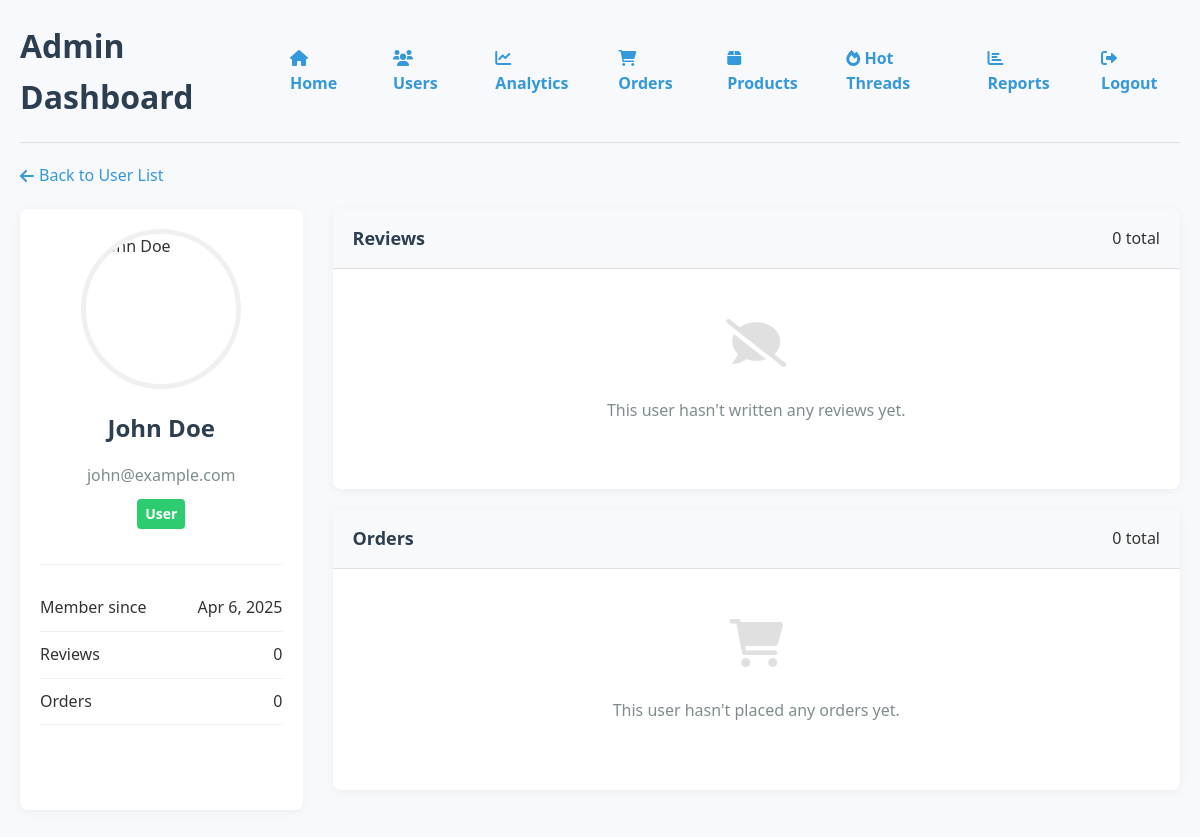
The page /admin_user_view.php?id=2 (signed in) on the database its author committed.
### tables this page shows
CREATE TABLE IF NOT EXISTS users (
    id INT AUTO_INCREMENT PRIMARY KEY,
    name VARCHAR(100) NOT NULL,
    email VARCHAR(100) NOT NULL UNIQUE,
    password VARCHAR(255) NOT NULL,
    role ENUM('user', 'admin') DEFAULT 'user',
    profile_image VARCHAR(255) DEFAULT 'default.png',
    created_at TIMESTAMP DEFAULT CURRENT_TIMESTAMP
);

### public/admin_user_view.php (the view, shortened to what this page needs)
<?php
require_once '../config/db.php';
$user_id = intval($_GET['id']);
$stmt = $conn->prepare("SELECT * FROM users WHERE id = ?");
$stmt->bind_param("i", $user_id);
$stmt->execute();
$result = $stmt->get_result();
$user = $result->fetch_assoc();
$stmt = $conn->prepare("SELECT r.*, p.name as product_name, p.image as product_image
                        FROM reviews r
                        JOIN products p ON r.product_id = p.id
                        WHERE r.user_id = ?
                        ORDER BY r.created_at DESC");
$stmt->bind_param("i", $user_id);
$stmt->execute();
$reviews_result = $stmt->get_result();
$stmt = $conn->prepare("SELECT o.*, COUNT(oi.id) as items_count, SUM(oi.price * oi.quantity) as total_value
                       FROM orders o
                       LEFT JOIN order_items oi ON o.id = oi.order_id
                       WHERE o.user_id = ?
                       GROUP BY o.id
                       ORDER BY o.created_at DESC");
$stmt->bind_param("i", $user_id);
$stmt->execute();
$orders_result = $stmt->get_result();
?>
<!DOCTYPE html>
<html>
<head>
    <link rel="stylesheet" href="/src/main.css">
    <link rel="stylesheet" href="https://cdnjs.cloudflare.com/ajax/libs/font-awesome/6.0.0/css/all.min.css">
</head>
<body>
    <div class="admin-header">
        <h1>Admin Dashboard</h1>
        <nav class="admin-nav">
            <a href="index.php"><i class="fas fa-home"></i> Home</a>
            <a href="admin_dashboard.php"><i class="fas fa-users"></i> Users</a>
            <a href="admin_analytics.php"><i class="fas fa-chart-line"></i> Analytics</a>
            <a href="admin_orders.php"><i class="fas fa-shopping-cart"></i> Orders</a>
            <a href="admin_products.php"><i class="fas fa-box"></i> Products</a>
            <a href="admin_hot_threads.php"><i class="fas fa-fire"></i> Hot Threads</a>
            <a href="admin_reports.php"><i class="fas fa-chart-bar"></i> Reports</a>
            <a href="logout.php"><i class="fas fa-sign-out-alt"></i> Logout</a>
        </nav>
    </div>
    <a href="admin_dashboard.php" class="back-link">
        <i class="fas fa-arrow-left"></i> Back to User List
    </a>
    <div class="user-profile">
        <div class="user-sidebar">
            <img src="<?php echo $user['profile_image'] ? '../uploads/' . htmlspecialchars($user['profile_image']) : '../assets/images/default-avatar.png'; ?>"
                 alt="<?php echo htmlspecialchars($user['name']); ?>"
                 class="user-avatar"
                 onerror="this.src='../assets/images/default-avatar.png'">
            <div class="user-info">
                <h1 class="user-name"><?php echo htmlspecialchars($user['name']); ?></h1>
                <p class="user-email"><?php echo htmlspecialchars($user['email']); ?></p>
                <span class="badge badge-<?php echo $user['role']; ?>">
                    <?php echo htmlspecialchars(ucfirst($user['role'])); ?>
                </span>
            </div>
            <ul class="user-stats">
                <li>
                    <span>Member since</span>
                    <span><?php echo date('M j, Y', strtotime($user['created_at'])); ?></span>
                </li>
                <li>
                    <span>Reviews</span>
                    <span><?php echo $reviews_result->num_rows; ?></span>
                </li>
                <li>
                    <span>Orders</span>
                    <span><?php echo $orders_result->num_rows; ?></span>
                </li>
            </ul>
        </div>
        <div class="user-content">
            <div class="content-section">
                <div class="section-header">
                    <h2 class="section-title">Reviews</h2>
                    <span><?php echo $reviews_result->num_rows; ?> total</span>
                </div>
                <div class="section-body">
                    <?php if ($reviews_result->num_rows > 0): ?>
                        <?php while ($review = $reviews_result->fetch_assoc()): ?>
                            <div class="review-card">
                                <div class="review-header">
                                    <div class="review-product">
                                        <img src="../assets/images/<?php echo htmlspecialchars($review['product_image']); ?>"
                                             alt="<?php echo htmlspecialchars($review['product_name']); ?>"
                                             class="product-image"
                                             onerror="this.src='../assets/images/placeholder.jpg'">
                                        <span class="product-name"><?php echo htmlspecialchars($review['product_name']); ?></span>
                                    </div>
                                    <div class="review-rating">
                                        <?php for ($i = 1; $i <= 5; $i++): ?>
                                            <i class="fas fa-star <?php echo ($i <= $review['rating']) ? 'filled' : 'empty'; ?>"></i>
                                        <?php endfor; ?>
                                    </div>
                                </div>
                                <div class="review-body">
                                    <p class="review-text"><?php echo htmlspecialchars($review['comment']); ?></p>
                                    <p class="review-date"><?php echo date('F j, Y, g:i a', strtotime($review['created_at'])); ?></p>
                                </div>
                            </div>
                        <?php endwhile; ?>
                    <?php else: ?>
                        <div class="empty-state">
                            <i class="fas fa-comment-slash"></i>
                            <p>This user hasn't written any reviews yet.</p>
                        </div>
                    <?php endif; ?>
                </div>
            </div>
            <div class="content-section">
                <div class="section-header">
                    <h2 class="section-title">Orders</h2>
                    <span><?php echo $orders_result->num_rows; ?> total</span>
                </div>
                <div class="section-body">
                    <?php if ($orders_result->num_rows > 0): ?>
                        <table class="data-table">
                            <thead>
                                <tr>
                                    <th>Order ID</th>
                                    <th>Date</th>
                                    <th>Items</th>
                                    <th>Total</th>
                                    <th>Status</th>
                                </tr>
                            </thead>
                            <tbody>
                                <?php while ($order = $orders_result->fetch_assoc()): ?>
                                    <tr>
                                        <td>#<?php echo $order['id']; ?></td>
                                        <td><?php echo date('M j, Y', strtotime($order['created_at'])); ?></td>
                                        <td><?php echo $order['items_count']; ?></td>
                                        <td>$<?php echo number_format($order['total_value'], 2); ?></td>
                                        <td>
                                            <span class="badge badge-<?php echo strtolower($order['status']); ?>">
                                                <?php echo ucfirst($order['status']); ?>
                                            </span>
                                        </td>
                                    </tr>
                                <?php endwhile; ?>
                            </tbody>
                        </table>
                    <?php else: ?>
                        <div class="empty-state">
                            <i class="fas fa-shopping-cart"></i>
                            <p>This user hasn't placed any orders yet.</p>
                        </div>
                    <?php endif; ?>
                </div>
            </div>
        </div>
    </div>
</body>
</html>

### src/main.css (style rules this page uses)
:root { --primary-color: #2c3e50; --secondary-color: #e67e22; --accent-color: #3498db; --text-color: #333; --light-gray: #f5f6fa; --white: #ffffff; }
body { font-family: 'Inter', -apple-system, BlinkMacSystemFont, sans-serif; margin: 0; padding: 0; color: var(--text-color); line-height: 1.6; }
.section-title { text-align: center; margin-bottom: 50px; }

### public/admin_user_view.php (style rules this page uses)
body { font-family: 'Segoe UI', Tahoma, Geneva, Verdana, sans-serif; line-height: 1.6; color: #333; margin: 0; padding: 20px; background-color: #f7f9fc; }
.admin-header { display: flex; justify-content: space-between; align-items: center; margin-bottom: 20px; padding-bottom: 20px; border-bottom: 1px solid #e0e0e0; }
.admin-header h1 { margin: 0; color: #2c3e50; }
.admin-nav { display: flex; gap: 15px; }
.admin-nav a { text-decoration: none; color: #3498db; font-weight: 600; padding: 8px 15px; border-radius: 5px; transition: all 0.3s ease; }
.back-link { display: inline-flex; align-items: center; gap: 5px; color: #3498db; text-decoration: none; margin-bottom: 20px; font-weight: 500; }
.user-profile { display: grid; grid-template-columns: 1fr 3fr; gap: 30px; margin-bottom: 30px; }
.user-sidebar { background-color: white; border-radius: 8px; overflow: hidden; box-shadow: 0 2px 10px rgba(0, 0, 0, 0.05); padding: 20px; }
.user-avatar { width: 150px; height: 150px; border-radius: 50%; object-fit: cover; margin: 0 auto 20px; display: block; border: 5px solid #f0f0f0; }
.user-info { text-align: center; margin-bottom: 20px; }
.user-name { font-size: 1.5rem; font-weight: 600; margin-bottom: 5px; color: #2c3e50; }
.user-email { color: #7f8c8d; margin-bottom: 10px; }
.badge { display: inline-block; padding: 4px 8px; border-radius: 4px; font-size: 14px; font-weight: 600; margin-bottom: 15px; }
.badge-user { background-color: #2ecc71; color: white; }
.user-stats { list-style: none; padding: 0; margin: 0; border-top: 1px solid #f0f0f0; padding-top: 20px; }
.user-stats li { display: flex; justify-content: space-between; padding: 10px 0; border-bottom: 1px solid #f0f0f0; }
.content-section { background-color: white; border-radius: 8px; overflow: hidden; box-shadow: 0 2px 10px rgba(0, 0, 0, 0.05); margin-bottom: 20px; }
.section-header { padding: 15px 20px; background-color: #f8f9fa; border-bottom: 1px solid #e0e0e0; display: flex; justify-content: space-between; align-items: center; }
.section-title { margin: 0; font-size: 18px; font-weight: 600; color: #2c3e50; }
.section-body { padding: 20px; }
.empty-state { text-align: center; padding: 30px; color: #7f8c8d; }
.empty-state i { font-size: 48px; margin-bottom: 15px; color: #e0e0e0; }

### rows shown on the page
users: name "John Doe", email "john@example.com", role "User", created_at "Apr 6, 2025"

### other values the page prints
$reviews_result->num_rows "0"
$orders_result->num_rows "0"
